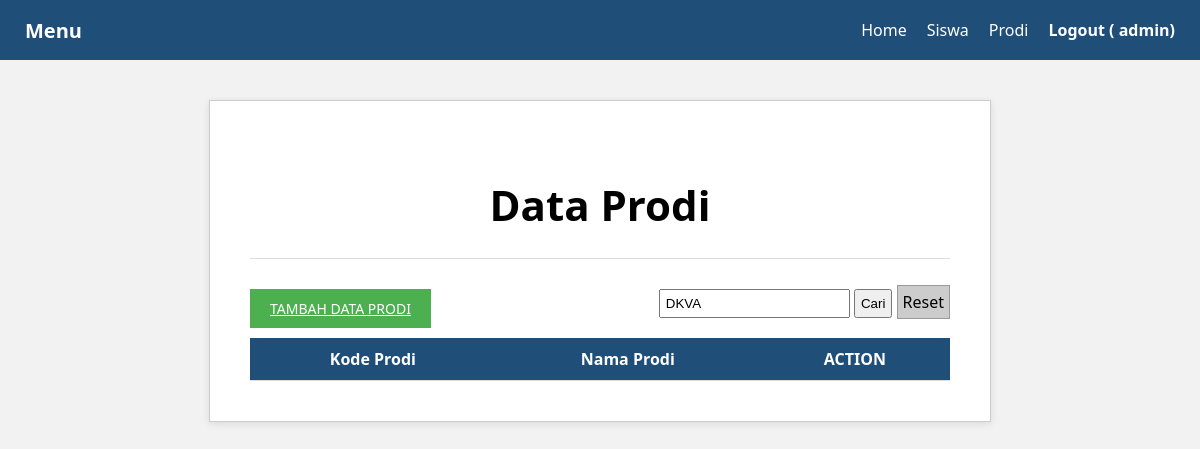
The app's page /prodi.php?cari=DKVA (signed in), older data.
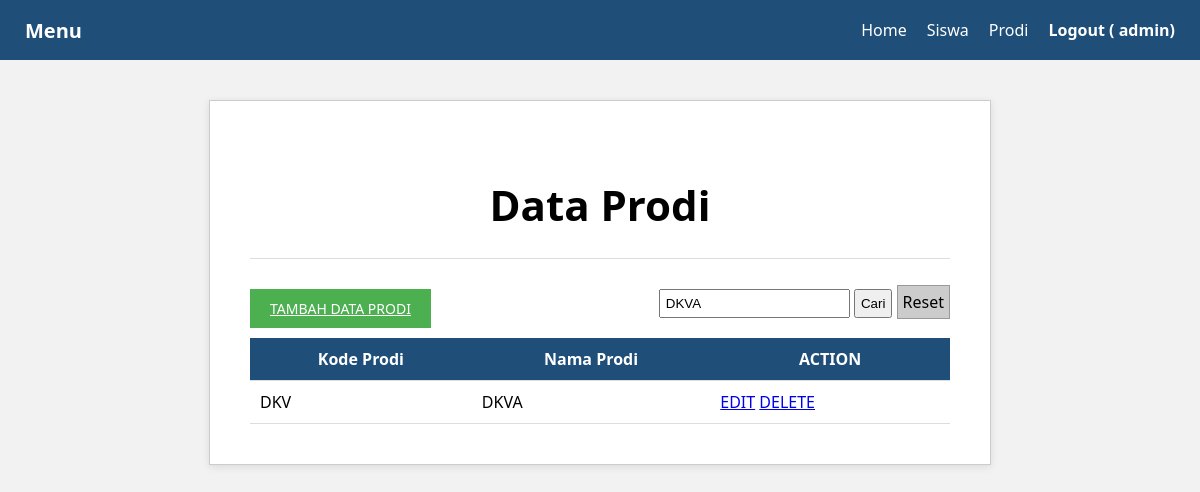
The same page, newer data.
### tables this page shows
CREATE TABLE `prodi` (
  `id_prodi` int(11) NOT NULL,
  `kd_prodi` varchar(10) NOT NULL,
  `nama_prodi` varchar(10) NOT NULL
);

### prodi.php (the view, shortened to what this page needs)
<?php
include "koneksi.php";
$cari = isset($_GET['cari']) ? $_GET['cari'] : '';
if($cari != '') {
    $data = mysqli_query($koneksi, "SELECT * FROM prodi WHERE nama_prodi LIKE '%$cari%' OR kd_prodi LIKE '%$cari%'");
} else {
    $data = mysqli_query($koneksi, "SELECT * FROM prodi");
}
?>
<!DOCTYPE html>
<html>
<head>
    <link rel="stylesheet" href="style.css">
</head>
<body>
    <?php include "navigasi.php"; ?>
    <div id="main">
        <div class="container">
            <h2>Data Prodi</h2>
            <hr>
            <div style="display: flex; justify-content: space-between; margin-bottom: 10px;">
                <a href="tambah_prodi.php" class="tambah">TAMBAH DATA PRODI</a>
                <form method="GET" action="prodi.php">
                    <input type="text" name="cari" placeholder="Cari Kode atau Nama Prodi..." value="<?php echo $cari; ?>" style="padding: 5px;">
                    <button type="submit" style="padding: 5px;">Cari</button>
                    <?php if($cari != '') echo '<a href="prodi.php" style="padding: 5px; background: #ccc; text-decoration: none; color: black; border: 1px solid #999;">Reset</a>'; ?>
                </form>
            </div>
            <table>
                <tr>
                    <th>Kode Prodi</th>
                    <th>Nama Prodi</th>
                    <th>ACTION</th>
                </tr>
                <?php while ($row = mysqli_fetch_assoc($data)) { ?>
                    <tr>
                        <td><?php echo $row['kd_prodi']; ?></td>
                        <td><?php echo $row['nama_prodi']; ?></td>
                        <td>
                            <a href="edit_prodi.php?id_prodi=<?php echo $row['id_prodi']; ?>">EDIT</a>
                            <a href="hapus_prodi.php?id_prodi=<?php echo $row['id_prodi']; ?>" onclick="return confirm('Yakin ingin hapus?')">DELETE</a>
                        </td>
                    </tr>
                <?php } ?>
            </table>
        </div>
    </div>
</body>
</html>

Row changes from the older to the newer data that the page shows:
added prodi: kd_prodi "DKV", nama_prodi "DKVA"
